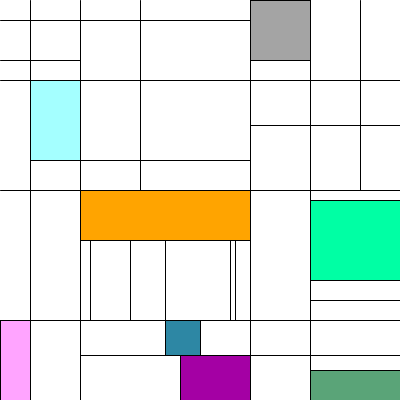
Frame 1 (no input)
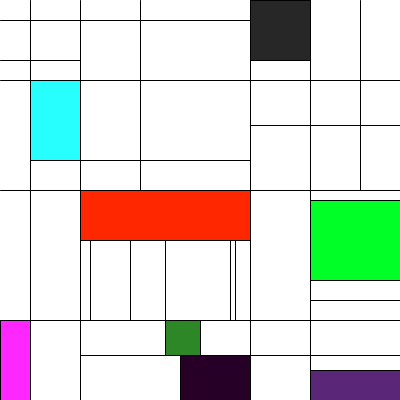
Frame 60 (the mouse pressed at the canvas centre just before this capture)
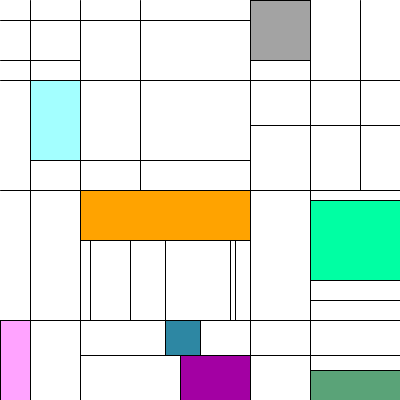
Frame 120 (the mouse held since frame 60 and released just before this capture)

The Processing sketch that drew these frames (run headless with seeded random() and noise(); from frame 60 on, the mouse is pressed at the canvas centre):

// Processing sketch: processing_109457
// ── processing_109457.pde

void setup() {
  size(400, 400);
  frameRate(10);
}

void draw() {
  float x = random(255);
  background(255, 255, 255);
  line(30, 0, 30, 400);
  line(250, 0, 250, 400);
  line(0, 80, 400, 80);
  line(0, 320, 400, 320);
  line(0, 190, 400, 190);
  line(310, 0, 310, 400);
  line(80, 0, 80, 400);
  rectMode(CORNERS);
  fill(x, x, x);
  rect(310, 0, 250, 60);
  fill(x, 255, 255);
  rect(30, 80, 80, 160);
  fill(255, x, 0);
  rect(80, 190, 250, 240);
  line(140, 0, 140, 190);
  line(80, 160, 250, 160); 
  line(90, 240, 90, 320);
  line(130, 240, 130, 320);
  line(165, 240, 165, 320);
  line(235, 240, 235, 320);
  line(230, 240, 230, 320);
  fill(x, 0, x);
  rect(180, 355, 250, 400);
  fill(45, 135, x);
  rect(165, 320, 200, 355);
  fill(255, x, 255);
  rect(0, 320, 30, 400);
  line(310, 300, 400, 300);
  fill(0, 255, x);
  rect(310, 200, 400, 280);
  line(0, 20, 250, 20);
  line(0, 60, 80, 60);
  line(250, 125, 400, 125);
  line(360, 0, 360, 190);
  fill(90, x, 120);
  rect(310, 370, 400, 400);
  line(80, 355, 400, 355);
}
